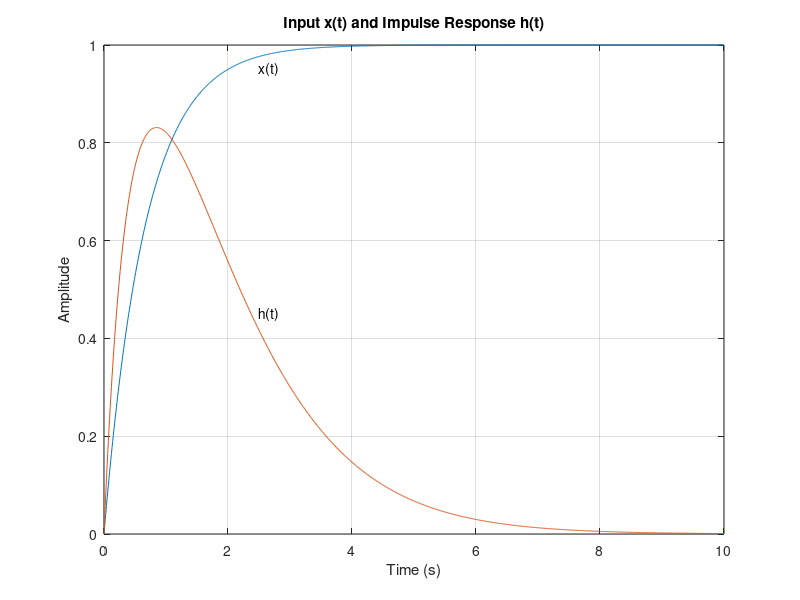
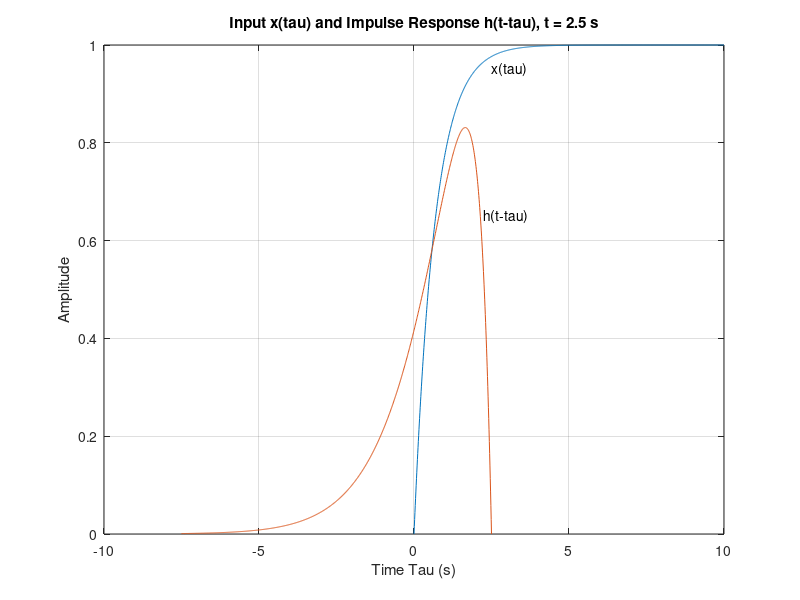
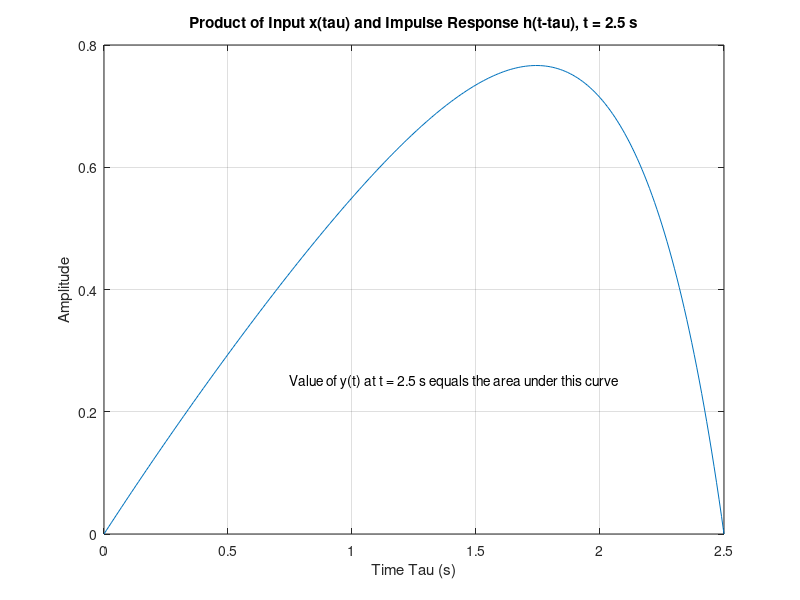

These charts were generated, in order, by the following MATLAB code: (Note: this script raises an error after producing the figures.)

fig_size = [232 84 774 624];

t = 0:0.01:10; % time vector

nt = length(t);

dt = t(2);

h = 2*t.*exp(-t) + exp(-2*t) - exp(-3*t); % impulse response

x = 1 - exp(-1.5*t); % input signal

%

figure(1),clf,plot(t,x,t,h),grid,xlabel('Time (s)'),ylabel('Amplitude'),...

title('Input x(t) and Impulse Response h(t)'),...

text(2.5,0.95,'x(t)'),text(2.5,0.45,'h(t)'),set(gcf,'Position',fig_size)

%

figure(2),clf,plot(t,x,2.5-t,h),grid,xlabel('Time Tau (s)'),ylabel('Amplitude'),...

title('Input x(tau) and Impulse Response h(t-tau), t = 2.5 s'),...

text(2.5,0.95,'x(tau)'),text(2.25,0.65,'h(t-tau)'),set(gcf,'Position',fig_size)

%

% Calculation of the product of x(tau) & h(t-tau) for t = 2.5 s

%

tau = t(1:251);

tmtau = 2.5 - tau;

hx = (1 - exp(-1.5*tau)) .* ( 2*tmtau.*exp(-tmtau) + exp(-2*tmtau) - exp(-3*tmtau) );

%

figure(3),clf,plot(t(1:251),hx),grid,xlabel('Time Tau (s)'),ylabel('Amplitude'),...

title('Product of Input x(tau) and Impulse Response h(t-tau), t = 2.5 s'),...

text(0.75,0.25,'Value of y(t) at t = 2.5 s equals the area under this curve'),...

set(gcf,'Position',fig_size)

%

[numh,denh] = residue([0;2;1;-1;],[-1;-1;-2;-3],0); % calculation of transfer function

[numx,denx] = residue([1; -1],[0; -1.5],0); % calculation of input transform

[numy,deny] = series(numx,denx,numh,denh); % calculation of output transform

%

[resy,poly,ky] = residue(numy,deny); % partial fraction expansion for output

%

y1 = lsim(numh,denh,x,t); % calculation of output using "lsim"

%

figure(4),clf,plot(t,y1,t,x,t,h,t(251),y1(251),'r*'),grid,xlabel('Time (s)'),ylabel('Amplitude'),...

title('Input x(t),Impulse Response h(t), and Output y(t)'),...

text(2.5,0.9,'x(t)'),text(3.5,0.3,'h(t)'),text(3.5,1.6,'y(t)'),...

text(2.7,y1(251),sprintf('y(t=2.5) = %g',y1(251))),set(gcf,'Position',fig_size)

%

y2 = conv(x,h) * dt; % calculation of output using "conv"

y2 = y2(1:nt);

%

y3 = 0;

figure(5),clf,plot(t,y1,'g-',t,y2,'r-.'),grid,xlabel('Time (s)'),ylabel('Amplitude'),...

title('Output y(t) from LSIM and from CONV'),set(gcf,'Position',fig_size)
